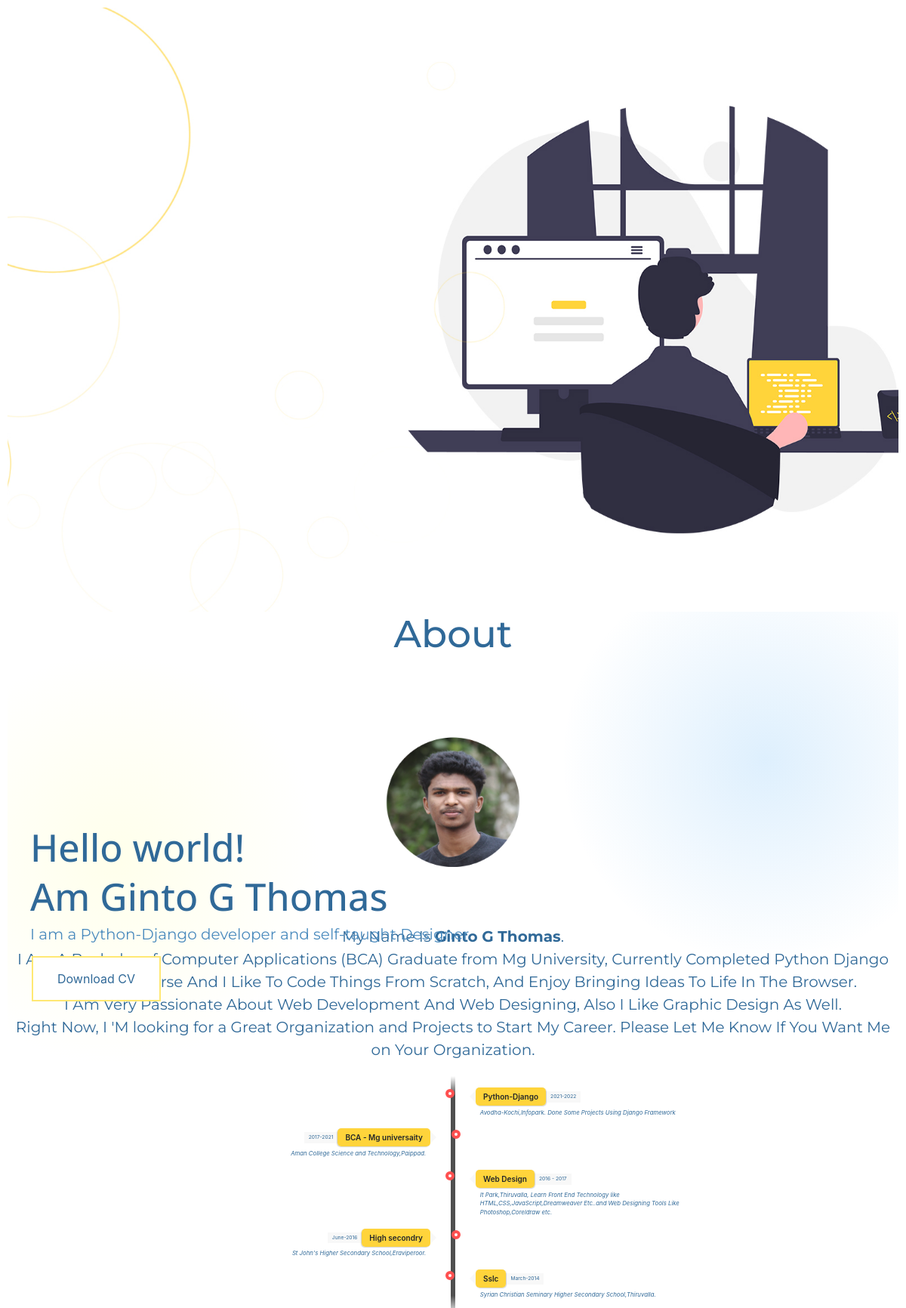
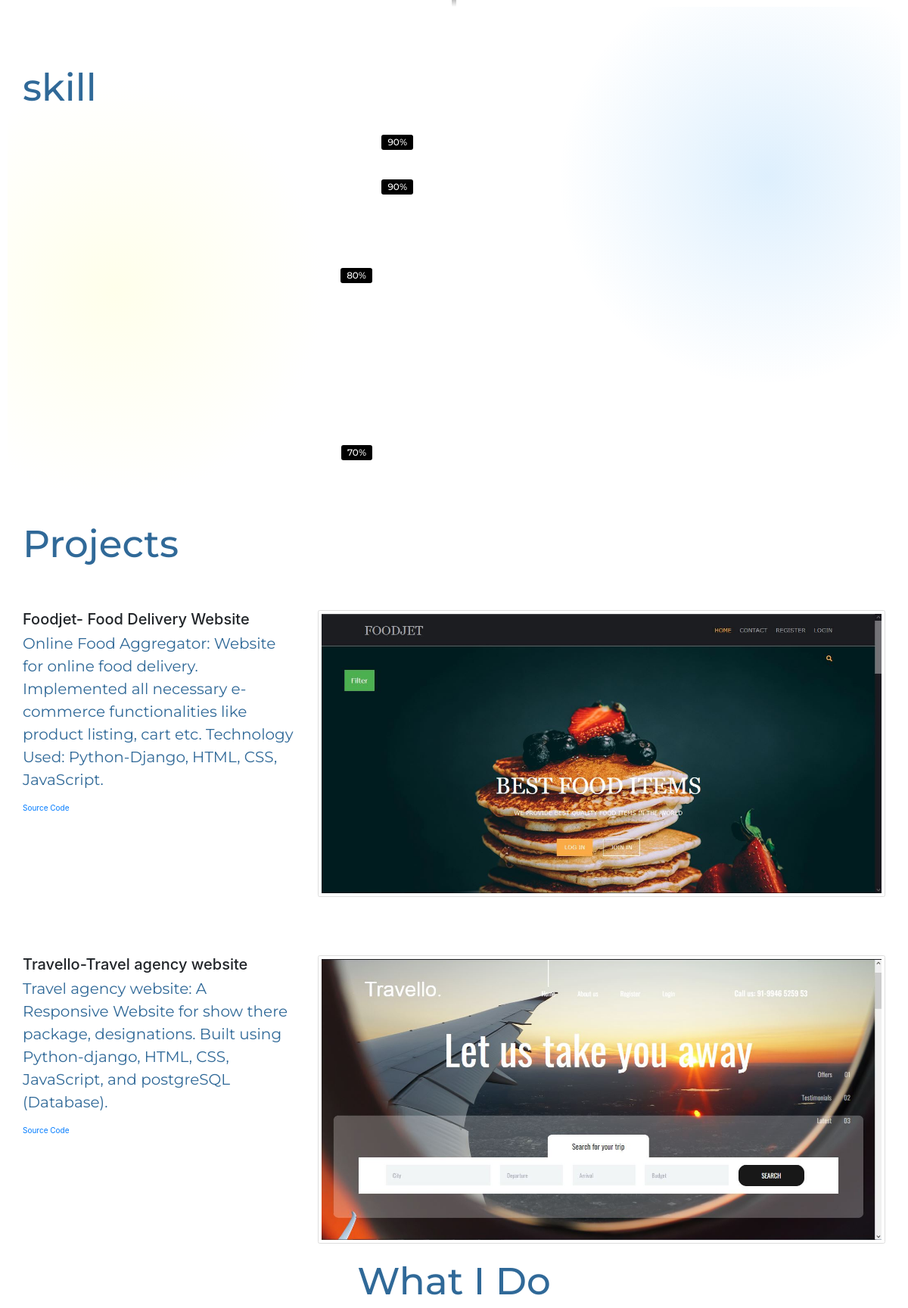
The page / (upper part) on the database its author committed (2 pictures, top to bottom).
### home/models.py (models this page shows)
class Project(models.Model):
    name=models.CharField(max_length=200)
    desc=models.TextField()
    solink=models.URLField()
    gitlink = models.URLField(default="https://github.com/ginnto")
    img=models.ImageField(upload_to='picture')

### home/views.py (the view, shortened to what this page needs)
# urls.py: path('',views.index,name="index"),
def index(request):
    obj = Project.objects.all()
    return render(request, 'home.html',{'pro':obj})

### templates/home.html (shortened to what this page needs)
{% load static %}
<!DOCTYPE html>
<html lang="en" dir="ltr">
  <head>
    <link rel="stylesheet" href=" {% static 'style/main.css' %}">
    <link rel="stylesheet" href="https://maxcdn.bootstrapcdn.com/bootstrap/3.4.1/css/bootstrap.min.css">
    <link rel="stylesheet" type="text/css" href="{% static 'styles/bootstrap4/bootstrap.min.css' %}">
    <link rel="stylesheet" type="text/css" href="{% static 'styles/font-awesome.min.css' %}">
    <link href="//maxcdn.bootstrapcdn.com/font-awesome/4.1.0/css/font-awesome.min.css" rel="stylesheet">
  </head>
  <body>
    <section class="image">
         <div class="img" style="background-image:url({% static 'image/home1.jpg' %});"  >
            <div class="intro">
                <h1>Hello world!</h1>
                <h1>Am Ginto G Thomas</h1>
                    <p>I am a Python-Django developer and self-taught Designer</p>
                <a href="https://drive.google.com/file/d/1lKj7T15kyRUIoIFZBZ2Epmr4LQLF8wQl/view?usp=sharing"><button class="button button4">Download CV</button></a>
            </div>
         </div>
    </section>
    <section class="about">
            <h1> About </h1>
        <div class="abimg" >
	        <img src="{% static 'image/facep.png' %}">
        </div>
        <div class="story">
            <p>My Name Is <b>Ginto G Thomas</b>.<br>I Am A Bachelor of Computer Applications (BCA) Graduate from Mg University, Currently
                Completed Python Django Developer Course And I Like To Code Things From Scratch, And Enjoy Bringing Ideas To Life In The Browser.
                <br>I Am Very Passionate About Web Development And Web Designing, Also I Like Graphic Design As Well. <br>
                Right Now, I 'M looking for a Great Organization and Projects to Start My Career.
                Please Let Me Know If You Want Me on Your Organization.
            </p>
        </div>
    </section>
    <section>
        <ul class="timeline">
	    <li>
		<div class="direction-r">
			<div class="flag-wrapper">
				<span class="flag">Python-Django</span>
				<span class="time-wrapper"><span class="time">2021-2022</span></span>
			</div>
			<div class="desc">Avodha-Kochi,Infopark. Done Some Projects Using Django Framework</div>
		</div>
	</li>
	<li>
		<div class="direction-l">
			<div class="flag-wrapper">
				<span class="flag">BCA - Mg universaity</span>
				<span class="time-wrapper"><span class="time">2017-2021</span></span>
			</div>
			<div class="desc">Aman College Science and Technology,Paippad.</div>
		</div>
	</li>
	<li>
		<div class="direction-r">
			<div class="flag-wrapper">
				<span class="flag">Web Design</span>
				<span class="time-wrapper"><span class="time">2016 - 2017</span></span>
			</div>
			<div class="desc">It Park,Thiruvalla, Learn Front End Technology like HTML,CSS,JavaScript,Dreamweaver Etc..and Web Designing Tools Like Photoshop,Coreldraw etc.</div>
		</div>
	</li>
	<li>
		<div class="direction-l">
			<div class="flag-wrapper">
				<span class="flag">High secondry</span>
				<span class="time-wrapper"><span class="time">June-2016</span></span>
			</div>
			<div class="desc">St John's Higher Secondary School,Eraviperoor.</div>
		</div>
	</li>
	<li>
		<div class="direction-r">
			<div class="flag-wrapper">
				<span class="flag">Sslc</span>
				<span class="time-wrapper"><span class="time">March-2014</span></span>
			</div>
			<div class="desc">Syrian Christian Seminary Higher Secondary School,Thiruvalla.</div>
		</div>
	</li>
    </ul>
    </section>
<section class="skills" >
    <div class="row" id="skills">
      <div class="col-sm-6">
            <h1>skill</h1>
        <div class="skill-bars">
            <div class="bar">
                <div class="info">
                    <span>Python</span>
                </div>
            <div class="progress-line python">
                <span></span>
            </div>
            </div>
            <div class="bar">
                <div class="info">
                    <span>Django-framework</span>
                </div>
            <div class="progress-line django">
                <span></span>
             </div>
         </div>
            <div class="bar">
                <div class="info">
                    <span>HTML</span>
                </div>
            <div class="progress-line html">
                <span></span>
            </div>
         </div>
            <div class="bar">
                 <div class="info">
                    <span>CSS</span>
                 </div>
            <div class="progress-line css">
                    <span></span>
            </div>
         </div>
        <div class="bar">
            <div class="info">
                <span>Javascript</span>
            </div>
             <div class="progress-line javascript">
                <span></span>
            </div>
         </div>
        <div class="bar">
            <div class="info">
                <span>Bootstrap</span>
            </div>
            <div class="progress-line bootstrp">
                <span></span>
            </div>
        </div>
        <div class="bar">
             <div class="info">
                <span>Postgresql</span>
                </div>
            <div class="progress-line postgre">
                <span></span>
            </div>
        </div>
        <div class="bar">
            <div class="info">
                <span>MySql</span>
            </div>
            <div class="progress-line mysql">
                 <span></span>
             </div>
         </div>
        </div>
      </div>
   <div class="col-sm-6">
      <h1>skill</h1>
      <div class="skill-bars">
    <div class="bar">
      <div class="info">
        <span>Adobe Photoshop</span>
      </div>
      <div class="progress-line photo">
        <span></span>
      </div>
    </div>
    <div class="bar">
      <div class="info">
        <span>CorelDRAW</span>
      </div>
      <div class="progress-line corel">
        <span></span>
      </div>
    </div>
    <div class="bar">
      <div class="info">
        <span>Adobe Illustrator</span>
      </div>
      <div class="progress-line illus">
        <span></span>
      </div>
    </div>
    <div class="bar">
      <div class="info">
        <span>Adobe Indesign</span>
      </div>
      <div class="progress-line indes">
        <span></span>
      </div>
    </div>
        <div class="bar">
      <div class="info">
        <span>Lightroom</span>
      </div>
      <div class="progress-line light">
        <span></span>
      </div>
    </div>
  </div>
   </div>
 </div>
</section>
<section id="projects">
    <div class="container">
        <div class="project-wrapper">
          <h1 class="section-title dark-blue-text">Projects</h1>
{% for i in pro %}
         <div class="row">
            <div class="col-lg-4 col-sm-12">
              <div class="project-wrapper__text load-hidden">
                <h2 class="project-wrapper__text-title">{{i.name}}</h2>
                <div>
                  <p class="mb-4">
                      {{i.desc}}
                  </p>
                </div>
                <a
                  rel="noreferrer"
                  target="_blank"
                  class="cta-btn text-color-main"
                  href="{{i.gitlink}}"
                >
                  Source Code
                </a>
              </div>
            </div>
            <div class="col-lg-8 col-sm-12">
              <div class="project-wrapper__image load-hidden">
                <a rel="noreferrer" href="{{i.solink}}" target="_blank">
                  <div
                    data-tilt
                    data-tilt-max="4"
                    data-tilt-glare="true"
                    data-tilt-max-glare="0.5"
                    class="thumbnail rounded js-tilt"
                  >
                    <img
                      alt="Project Image"
                      class="img-fluid"
                      src= "{{i.img.url}}"
                    />
                  </div>
                </a>
              </div>
            </div>
          </div>
            {% endfor %}
        </div>
    </div>
</section>
<section class="what">
    <h1 STYLE="text-align:center">What I Do</h1>
</section>
  </body>
</html>

### templates/home.html (style rules this page uses)
h1 { color: #306998;; font-size: 50px; font-family: 'Montserrat', sans-serif; }
p { color: ; font-family: 'Montserrat', sora-serif; font-size: 20px; }

### rows shown on the page
Project: name "Foodjet- Food Delivery Website", desc "Online Food Aggregator: Website for online food delivery. Implemented all necessary e-commerce functionalities like product listing, cart etc. Technology Used: Python-Django, HTML, CSS, JavaScript.", img (picture)
Project: name "Travello-Travel agency website", desc "Travel agency website: A Responsive Website for show there package, designations. Built using Python-django, HTML, CSS, JavaScript, and postgreSQL (Database).", img (picture)
